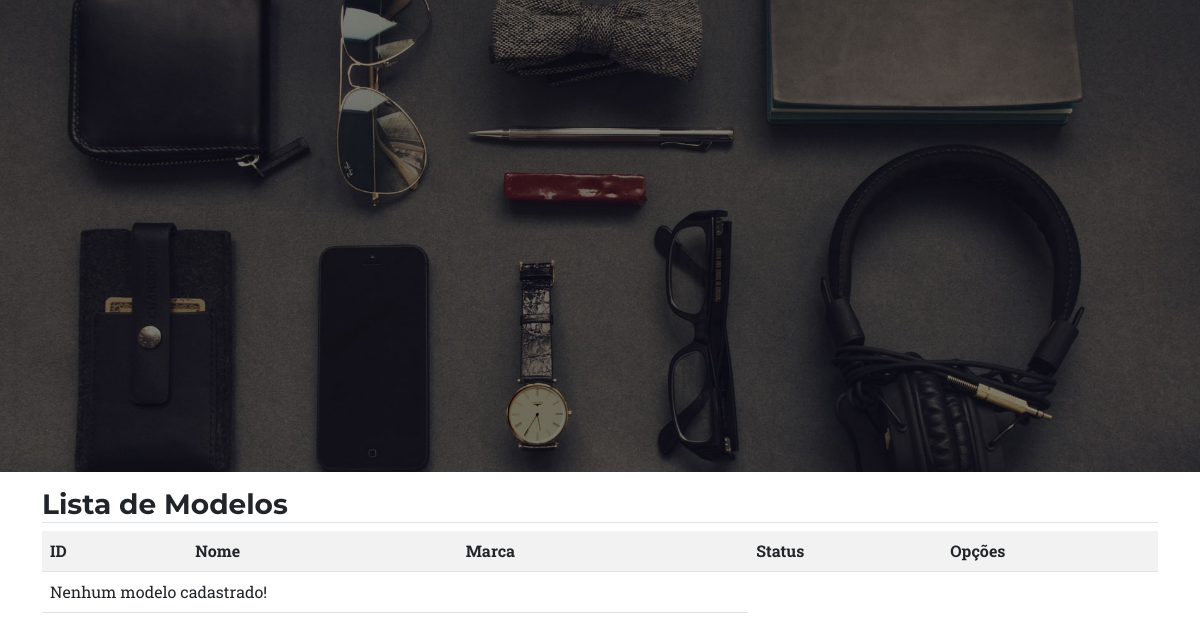
Page /listar/modelo/ on the earlier database version.
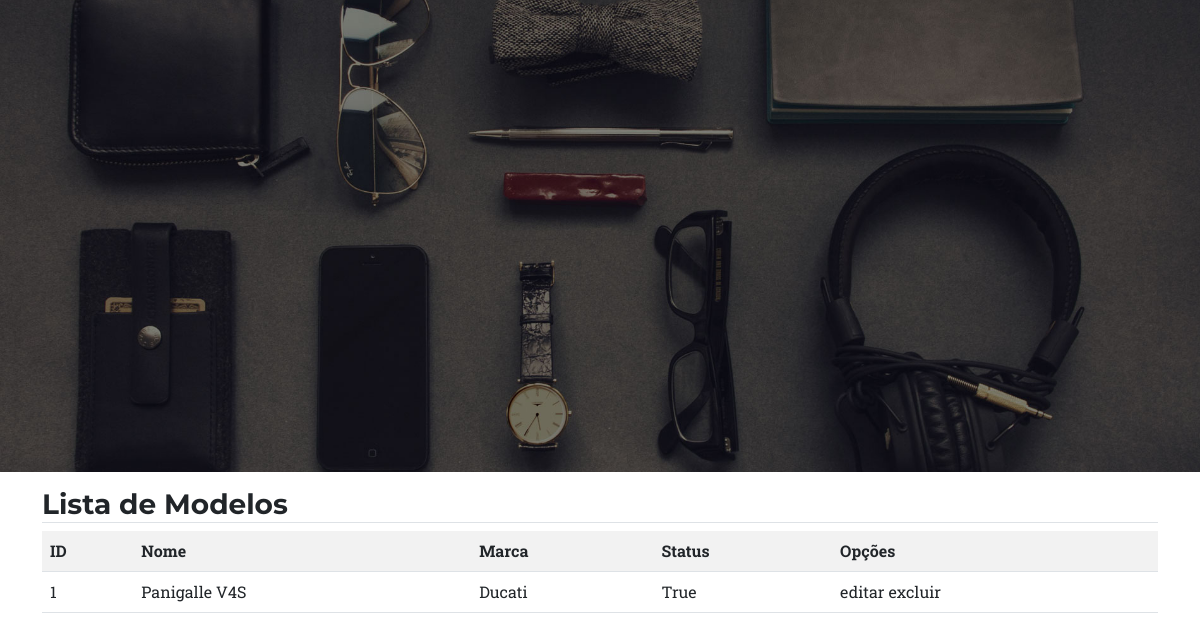
Same page on the later database version.
### cadastros/models.py (models this page shows, shortened)
class Modelo(models.Model):
    nome = models.CharField(max_length=50)
    marca = models.ForeignKey(Marca, on_delete=models.PROTECT)
    status = models.BooleanField(verbose_name="Ativo")

class Marca(models.Model):
    nome = models.CharField(max_length=80)
    pais = models.CharField(max_length=50, verbose_name="País")
    status = models.BooleanField(verbose_name="Ativo")

### cadastros/views.py (the view)
# urls.py: path("listar/modelo/", ModeloList.as_view(), name="listar-modelo"),
class ModeloList(ListView):
    model = Modelo
    template_name = "cadastros/modelo_list.html"

### cadastros/templates/cadastros/modelo_list.html (shortened to what this page needs)
{% extends "paginas/modelo.html" %}
{% load static %}
{% load crispy_forms_tags %}
{% block conteudo %}
<form action="" method="post">
    <div class="container">
        <h3 class="mt-3 border-bottom">Lista de Modelos</h3>
        <table class="table table-striped">
            <tr>
                <th>ID</th>
                <th>Nome</th>
                <th>Marca</th>
                <th>Status</th>
                <th>Opções</th>
            </tr>
            {% for obejct in object_list %}
            <tr>
                <td>{{obejct.pk}}</td>
                <td>{{obejct.nome}}</td>
                <td>{{obejct.marca.nome}}</td>
                <td>{{obejct.status}}</td>
                <td>
                    editar excluir
                </td>
            </tr>
            {% empty %}
            <tr>
                <td colspan="3">Nenhum modelo cadastrado!</td>
            </tr>
            {% endfor %}
        </table>
        <br>
        <br>
    </div>
</form>
{% endblock %}

Differences in the rows shown:
added Modelo: pk "1", nome "Panigalle V4S", marca.nome "Ducati", status "True"
Other differences:
text no longer shown: "Nenhum modelo cadastrado!"
